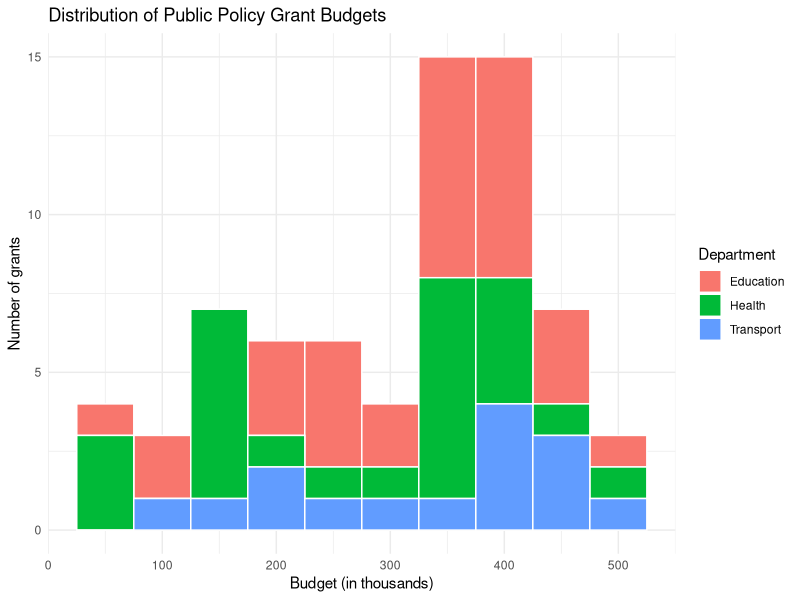

Recreate this plot in R.
## -----------------------------------------------------------------------------
## Title:       Homework 1: Tidyverse & Regex Practice
## Author:      Huang Duo
## Email:       Huang_Duo@student.ceu.edu
## Course:      DOPP 5688: Text as Data (Spring 2026)
## Description: Practice cleaning text data, using regex, and basic plotting.
## -----------------------------------------------------------------------------

## INSTRUCTIONS:
## Add in your author name and email. Also rename the file such that the title 
## includes your last name.
## Write the necessary R code below each comment prompt to complete the tasks.
## Make sure to run your code step-by-step to check your work!
## You can compare it to the solution script on Moodle

## =============================================================================
## STEP 1: LOAD YOUR PACKAGES
## =============================================================================

## Load the 'tidyverse' package below:
library(tidyverse)


## =============================================================================
## STEP 2: GENERATE THE MESSY DATA
## =============================================================================

## Run the code block below to generate your homework dataset. 
## This simulates a messy database of public policy grant applications.

df_grants <- tibble(
  department = c(
    rep("  Health", 12), rep("healTh ", 8), rep(" HLT", 5), 
    rep("eduCATION", 15), rep(" Edu", 10), rep("education city", 5),
    rep("tranSport", 10), rep("tranzport", 3), rep("Transport Dept", 2)
  ),
  grant_id = c(
    paste0("HLT-2023-A", 1:12), paste0("HLT-2024-B", 1:8), paste0("HLT-2024-BX", 1:5),
    paste0("EDU-2023-C", 1:15), paste0("EDU-2024-D", 1:10), paste0("EDU-2024-DX", 1:5),
    paste0("TRN-2022-E", 1:10), paste0("TRN-2023-F", 1:3), paste0("TRN-2024-FX", 1:2)
  ),
  budget_thousands = sample(50:500, 70, replace = TRUE)
)

## Inspect the data:
head(df_grants)
table(df_grants$department)


## =============================================================================
## STEP 3: CLEAN THE TEXT DATA
## =============================================================================

## Use your Tidyverse and stringr skills to clean the 'department' column.
## In a comment, describe the issues that you need to solve to make this data clean
## Generate a new data frame called df_grants_clean. 

## Verify your cleaning process! 
## Below, add code that will show that you completed the cleaning and that it worked

df_grants_clean <- df_grants %>% 
  mutate(
    department = str_squish(department),  # remove  white spaces
    department = str_replace(department, "tranzport", "transport"),

    department = str_to_lower(department),  # standardize the capitalization
    department = ifelse(department %in% c("health", "hlt"), "Health", department),
    department = ifelse(department %in% c("education", "edu", "education city"),
                        "Education", department),  # Collapse all "Education" variants
    department = ifelse(department %in% c("transport", "transport dept"), 
                        "Transport", department)   # Collapse all "Transport" variants
  )

table(df_grants_clean$department)

## =============================================================================
## STEP 4: REGULAR EXPRESSIONS (REGEX) FLAG CREATION
## =============================================================================

## The 'grant_id' column contains hidden metadata. 
## Create new logical (TRUE/FALSE) columns based on patterns in the grant_id.
## Describe the patterns (i want two) that you identified and want to build on


## Verify your new columns:

df_grants_clean <- df_grants_clean %>% 
  mutate(
    is_2024      = str_detect(grant_id, "-2024-"), # return TRUE if the pattern is found
    has_x_code = str_detect(grant_id, "X[0-9]+$")
  )

table(df_grants_clean$is_2024)
table(df_grants_clean$has_x_code)
table(df_grants_clean$is_2024, df_grants_clean$has_x_code)
head(df_grants_clean)

## =============================================================================
## STEP 5: DATA VISUALIZATION (GGPLOT2)
## =============================================================================

## Create a histogram showing the distribution of the grant budgets.
## Map the x-axis to the budget variable and fill the bars by the cleaned department name.
## Ensure your plot has a clean theme and appropriate titles/labels.

# Write your ggplot code below:

df_grants_clean %>% 
  ggplot(aes(x = budget_thousands, fill = department)) +
  geom_histogram(binwidth = 50, color = "white") +
  theme_minimal() +
  labs(
    title    = "Distribution of Public Policy Grant Budgets",
    x        = "Budget (in thousands)",
    y        = "Number of grants",
    fill     = "Department"
  )


## Save your script and submit it properly named on Moodles!
